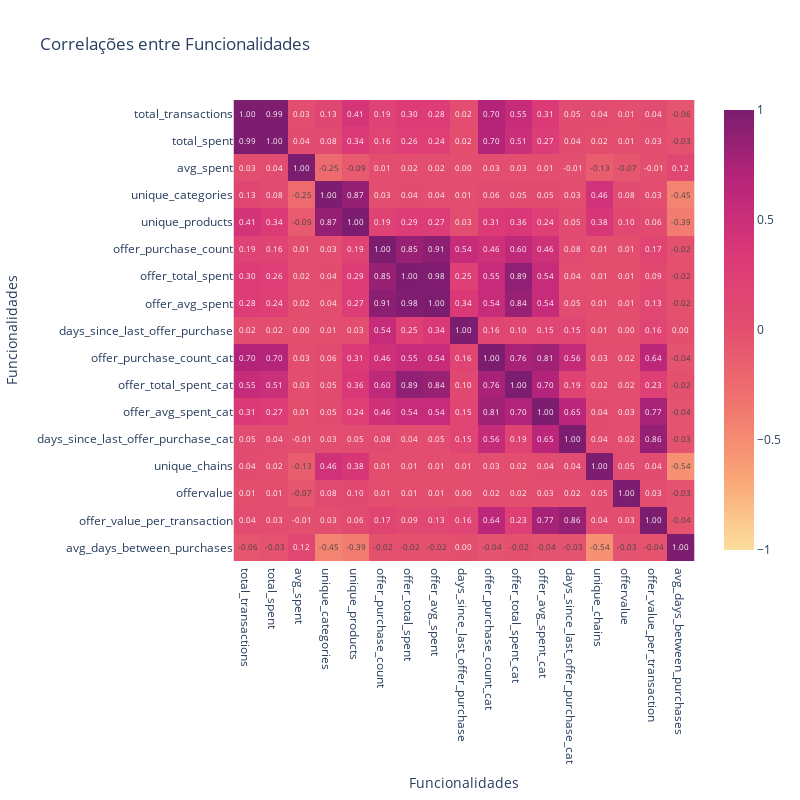

The notebook cell this image was saved under:
### Code cell
import plotly.express as px
import numpy as np
from pyspark.ml.feature import VectorAssembler
from pyspark.ml.stat import Correlation

# Definir feature_cols
feature_cols = [
    "total_transactions", "total_spent", "avg_spent",
    "unique_categories", "unique_products",
    "offer_purchase_count", "offer_total_spent", "offer_avg_spent",
    "days_since_last_offer_purchase",
    "offer_purchase_count_cat", "offer_total_spent_cat", "offer_avg_spent_cat",
    "days_since_last_offer_purchase_cat",
    "unique_chains", "offervalue", "offer_value_per_transaction",
    "avg_days_between_purchases"
]

# Verificar se todas as colunas existem
missing_cols = [col for col in feature_cols if col not in df_customer_features.columns]
if missing_cols:
    print(f"Colunas ausentes: {missing_cols}")
    feature_cols = [col for col in feature_cols if col not in missing_cols]

# Combinar funcionalidades num vetor
assembler = VectorAssembler(inputCols=feature_cols, outputCol="features_for_corr")
corr_df = assembler.transform(df_customer_features.sample(fraction=0.1, seed=42)).select("features_for_corr")

# Calcular matriz de correlação
correlation_matrix = Correlation.corr(corr_df, "features_for_corr").head()[0].toArray()

# Plotar correlações
print(f'Correlações calculadas entre {feature_cols}:')
fig = px.imshow(
    correlation_matrix,
    title='Correlações entre Funcionalidades',
    x=feature_cols,
    y=feature_cols,
    color_continuous_scale='Sunsetdark',
    text_auto='.2f',
    zmin=-1, zmax=1
)
fig.update_layout(
    xaxis_title="Funcionalidades",
    yaxis_title="Funcionalidades",
    width=800,
    height=800
)
fig.show()

### Figure 1 — Plotly figure (JSON) as saved in the notebook; plotly's stock layout.template omitted (floating-point values rounded to 4 significant figures; data arrays with more than 128 entries replaced by an {"elided": "..."} marker saying what was removed)
{"data": [{"coloraxis": "coloraxis", "hovertemplate": "x: %{x}<br>y: %{y}<br>color: %{z}<extra></extra>", "name": "0", "texttemplate": "%{z:.2f}", "type": "heatmap", "x": ["total_transactions", "total_spent", "avg_spent", "unique_categories", "unique_products", "offer_purchase_count", "offer_total_spent", "offer_avg_spent", "days_since_last_offer_purchase", "offer_purchase_count_cat", "offer_total_spent_cat", "offer_avg_spent_cat", "days_since_last_offer_purchase_cat", "unique_chains", "offervalue", "offer_value_per_transaction", "avg_days_between_purchases"], "xaxis": "x", "y": ["total_transactions", "total_spent", "avg_spent", "unique_categories", "unique_products", "offer_purchase_count", "offer_total_spent", "offer_avg_spent", "days_since_last_offer_purchase", "offer_purchase_count_cat", "offer_total_spent_cat", "offer_avg_spent_cat", "days_since_last_offer_purchase_cat", "unique_chains", "offervalue", "offer_value_per_transaction", "avg_days_between_purchases"], "yaxis": "y", "z": {"elided": "17x17 float values"}}], "layout": {"coloraxis": {"cmax": 1, "cmin": -1, "colorscale": [[0, "rgb(252, 222, 156)"], [0.1667, "rgb(250, 164, 118)"], [0.3333, "rgb(240, 116, 110)"], [0.5, "rgb(227, 79, 111)"], [0.6667, "rgb(220, 57, 119)"], [0.8333, "rgb(185, 37, 122)"], [1, "rgb(124, 29, 111)"]]}, "height": 800, "title": {"text": "Correlações entre Funcionalidades"}, "width": 800, "xaxis": {"anchor": "y", "constrain": "domain", "domain": [0, 1], "scaleanchor": "y", "title": {"text": "Funcionalidades"}}, "yaxis": {"anchor": "x", "autorange": "reversed", "constrain": "domain", "domain": [0, 1], "title": {"text": "Funcionalidades"}}}}
